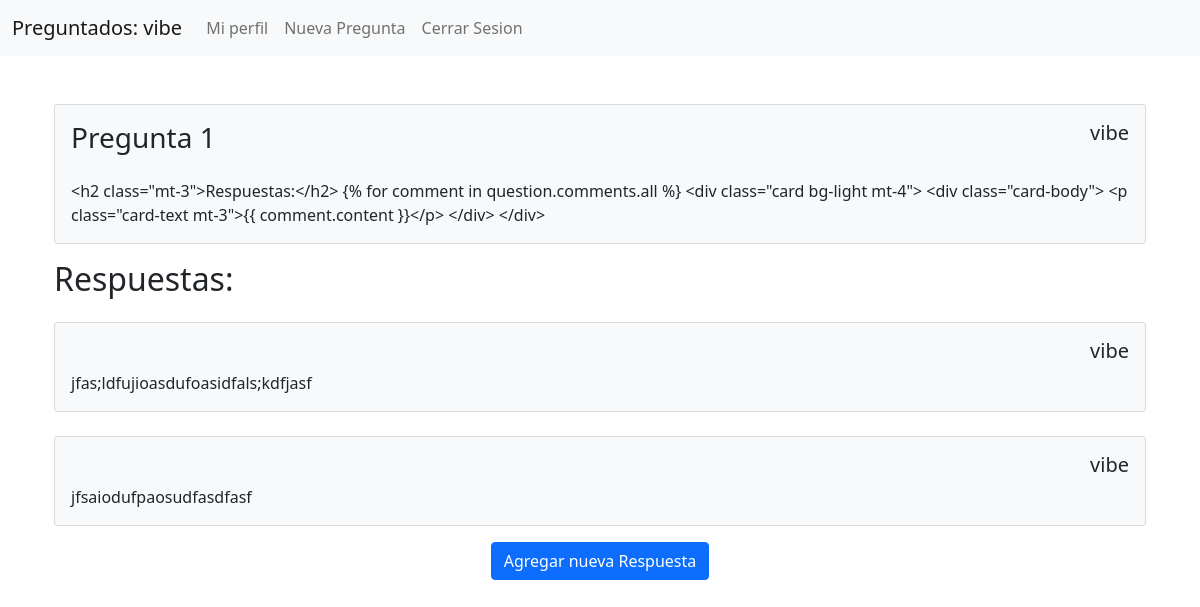
Before: /question/1/ (signed in) with the older database file.
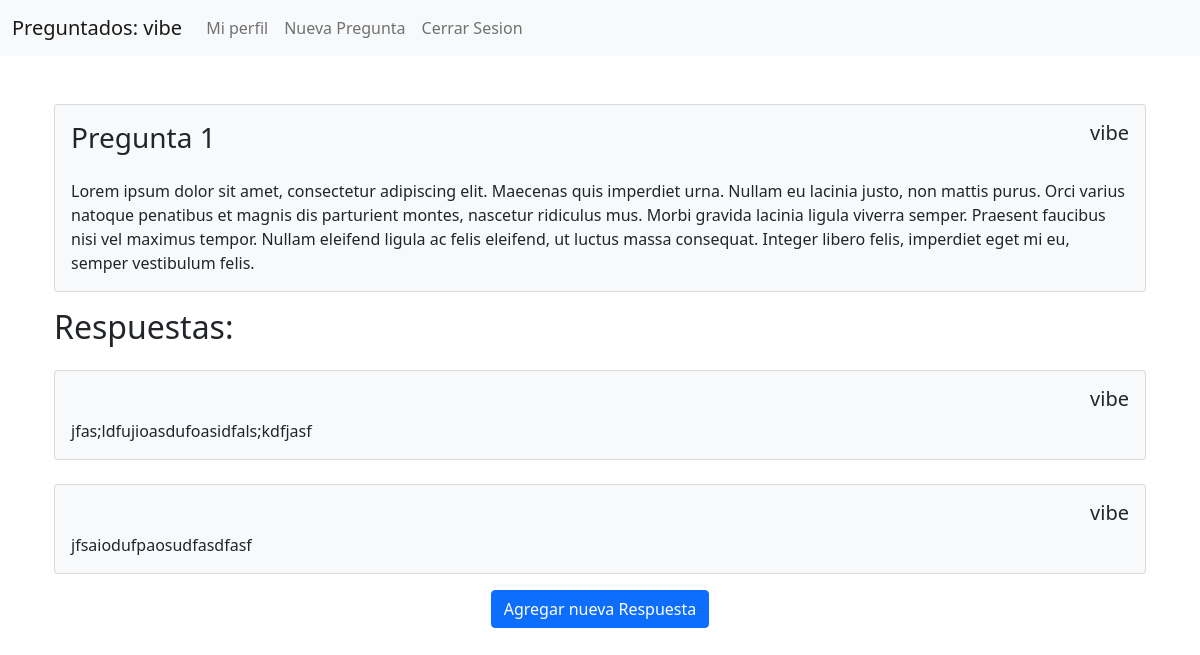
After: the same page with the newer database file.
### questions/models.py (models this page shows, shortened)
class Question(models.Model):
    title = models.CharField(max_length=255)
    content = models.TextField()
    author = models.ForeignKey(settings.AUTH_USER_MODEL, on_delete=models.SET_NULL, null=True)
    created_at = models.DateTimeField(auto_now_add=True)
    updated_at = models.DateTimeField(auto_now=True)

### users/models.py (models this page shows)
class PreguntadosUser(AbstractUser):
    about_me = models.CharField(max_length=255, blank=True, null=True)
    avatar = models.ImageField(blank=True)

### questions/views.py (the view, shortened to what this page needs)
# urls.py: path('question/<int:question_id>/', QuestionDetailView.as_view(), name='question-detail')
class QuestionDetailView(LoginRequiredMixin, View):
    template_name = 'questions/question_detail.html'
    question = None
    def dispatch(self, request, *args, **kwargs):
        self.question = get_object_or_404(Question, pk=kwargs['question_id'])
        return super().dispatch(request, *args, **kwargs)
    def get_context(self):
        context = {
            'question': self.question
        }
        return context
    def get(self, request, *args, **kwargs):
        return render(request, self.template_name, self.get_context())

### templates/questions/question_detail.html (shortened to what this page needs)
{% extends 'base/master.html' %}
{% block content %}
<div class="container mt-5">
    <div class="card bg-light mt-4">
        <div class="card-body">
            <div class="d-flex justify-content-between">
                <h3 class="card-title">
                    {{ question.title }}
                </h3>
                <h5 class="card-title">
                    {{ question.author|default_if_none:"" }}
                </h5>
            </div>
            <p class="card-text mt-3">{{ question.content }}</p>
        </div>
    </div>
    <h2 class="mt-3">Respuestas:</h2>
    {% for comment in question.comments.all %}
        <div class="card bg-light mt-4">
            <div class="card-body">
                <div class="d-flex justify-content-between">
                    <h5 class="card-title">
                        {{ comment.author }}
                    </h5>
                </div>
                <p class="card-text">{{ comment.content }}</p>
            </div>
        </div>
    {% endfor %}
    <p class="text-center">
        <button type="button" class="btn btn-primary mt-3" data-bs-toggle="modal" data-bs-target="#addCommentModal">
            Agregar nueva Respuesta
        </button>
    </p>
</div>
{% endblock %}

Changed rows visible on the page:
changed Question "Pregunta 1": content "<h2 class=\"mt-3\">Respuestas:</h2> {% for comment in question.comments.all %} <div class=\"card bg-light mt-4\"> <div class=\"card-body\"> <p class=\"card-text mt-3\">{{ comment.content }}</p> </div> </div>" → "Lorem ipsum dolor sit amet, consectetur adipiscing elit. Maecenas quis imperdiet urna. Nullam eu lacinia justo, non mattis purus. Orci varius natoque penatibus et magnis dis parturient montes, nascetur ridiculus mus. Morbi gravida lacinia ligula viverra semper. Praesent faucibus nisi vel maximus tempor. Nullam eleifend ligula ac felis eleifend, ut luctus massa consequat. Integer libero felis, imperdiet eget mi eu, semper vestibulum felis."
